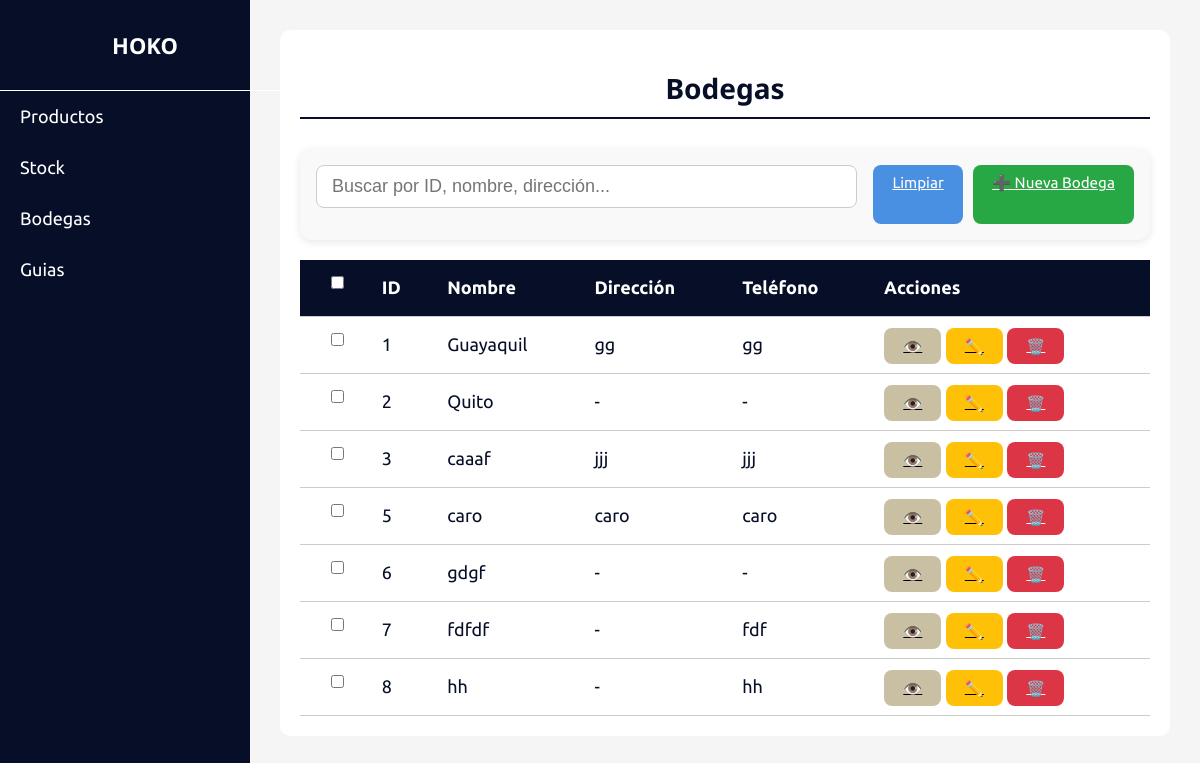
Before: /bodegas/ with the older database file.
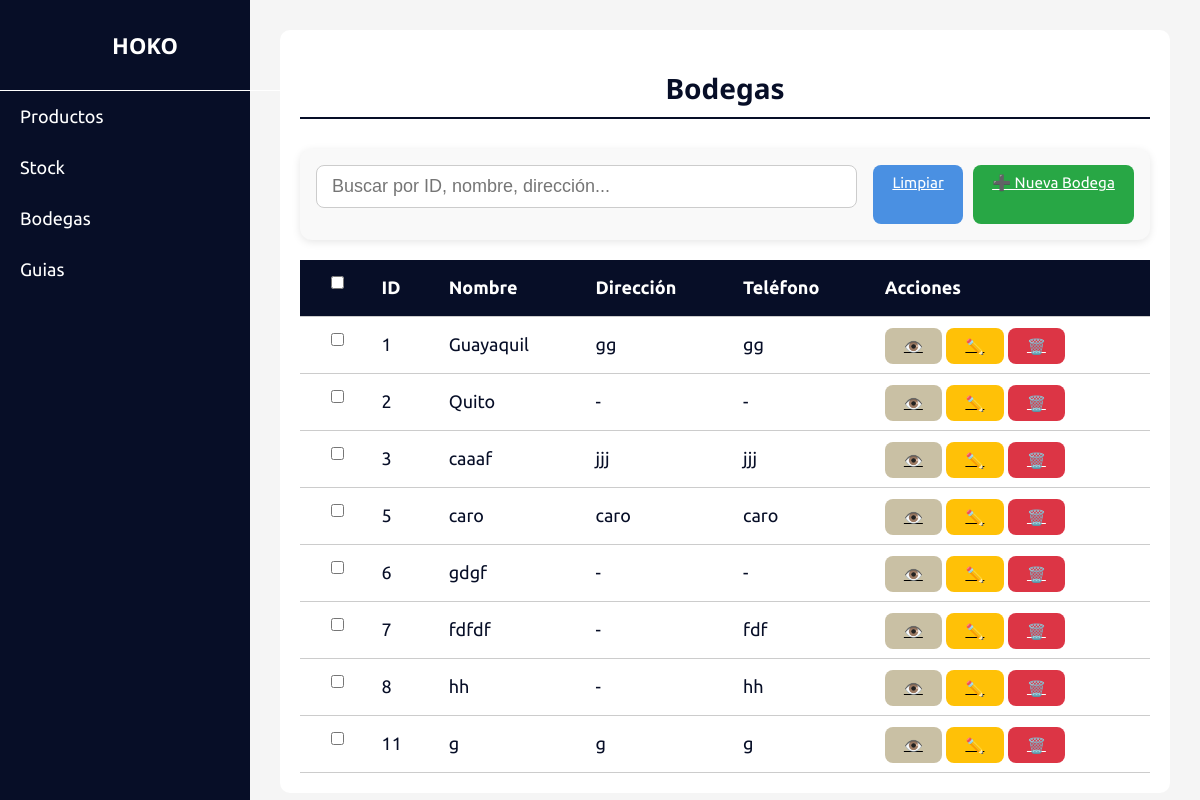
After: the same page with the newer database file.
### envios/models.py (models this page shows, shortened)
class Bodega(models.Model):
    nombre = models.CharField(max_length=100)
    direccion = models.CharField(max_length=200, blank=True, null=True)
    telefono = models.CharField(max_length=20, blank=True, null=True)

### envios/views.py (the view, shortened to what this page needs)
# urls.py: path('bodegas/', views.listar_bodegas, name='listar_bodegas'),
def listar_bodegas(request):
    search_query = request.GET.get('search', '').strip()
    bodegas = Bodega.objects.all()
    return render(request, 'bodegas/listar_bodegas.html', {
        'bodegas': bodegas,
        'search_query': search_query
    })

### templates/bodegas/listar_bodegas.html (shortened to what this page needs)
{% extends 'base.html' %}
{% block content %}
<div class="products-container">
  <h1>Bodegas</h1>
  <div class="products-actions">
    <input type="text" id="search-input" placeholder="Buscar por ID, nombre, dirección..." class="search-input">
    <div class="action-buttons">
      <a href="{% url 'listar_bodegas' %}" class="btn btn-secondary">
         Limpiar
    </a>
      <a href="{% url 'crear_bodega' %}" class="btn crear">➕ Nueva Bodega</a>
    </div>
  </div>
  <div class="table-wrapper">
    <table class="products-table" id="bodegas-table">
      <thead>
        <tr>
          <th><input type="checkbox" id="select-all"></th>
          <th>ID</th>
          <th>Nombre</th>
          <th>Dirección</th>
          <th>Teléfono</th>
          <th>Acciones</th>
        </tr>
      </thead>
      <tbody>
        {% for bodega in bodegas %}
        <tr data-id="{{ bodega.id }}"
            data-nombre="{{ bodega.nombre|lower }}"
            data-direccion="{{ bodega.direccion|default:''|lower }}"
            data-ciudad="{% if 'guayaquil' in bodega.direccion|lower %}guayaquil{% elif 'quito' in bodega.direccion|lower %}quito{% else %}otra{% endif %}">
          <td><input type="checkbox" class="select-row" data-id="{{ bodega.id }}"></td>
          <td>{{ bodega.id }}</td>
          <td>{{ bodega.nombre }}</td>
          <td>{{ bodega.direccion|default:"-" }}</td>
          <td>{{ bodega.telefono|default:"-" }}</td>
          <td>
            <a href="{% url 'ver_bodega' bodega.id %}" class="btn ver">👁️</a>
            <a href="{% url 'editar_bodega' bodega.id %}" class="btn editar">✏️</a>
            <a href="{% url 'eliminar_bodega' bodega.id %}" class="btn eliminar">🗑️</a>
          </td>
        </tr>
        {% endfor %}
      </tbody>
    </table>
  </div>
</div>
{% endblock %}

Changed rows visible on the page:
added Bodega: id "11", nombre "g", direccion "g", telefono "g"
